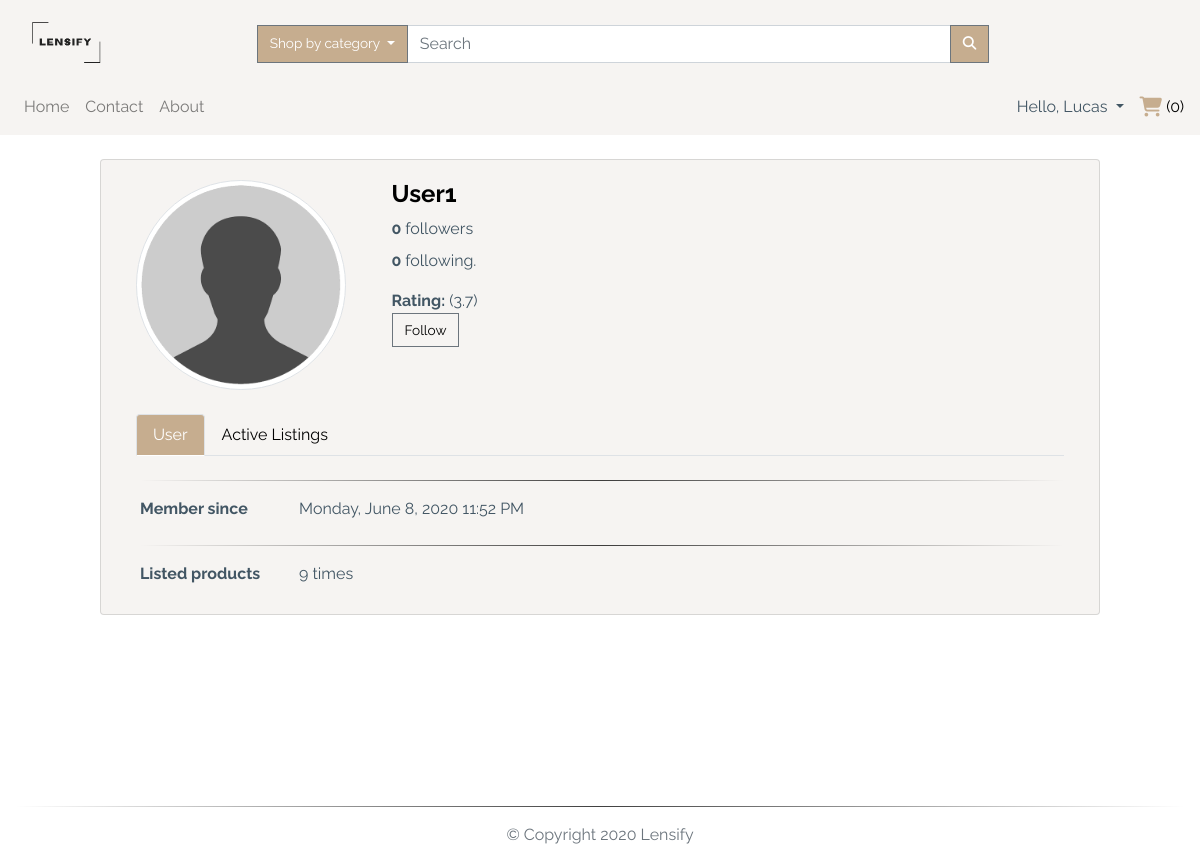
The app's page /profile/user1 (signed in), older data.
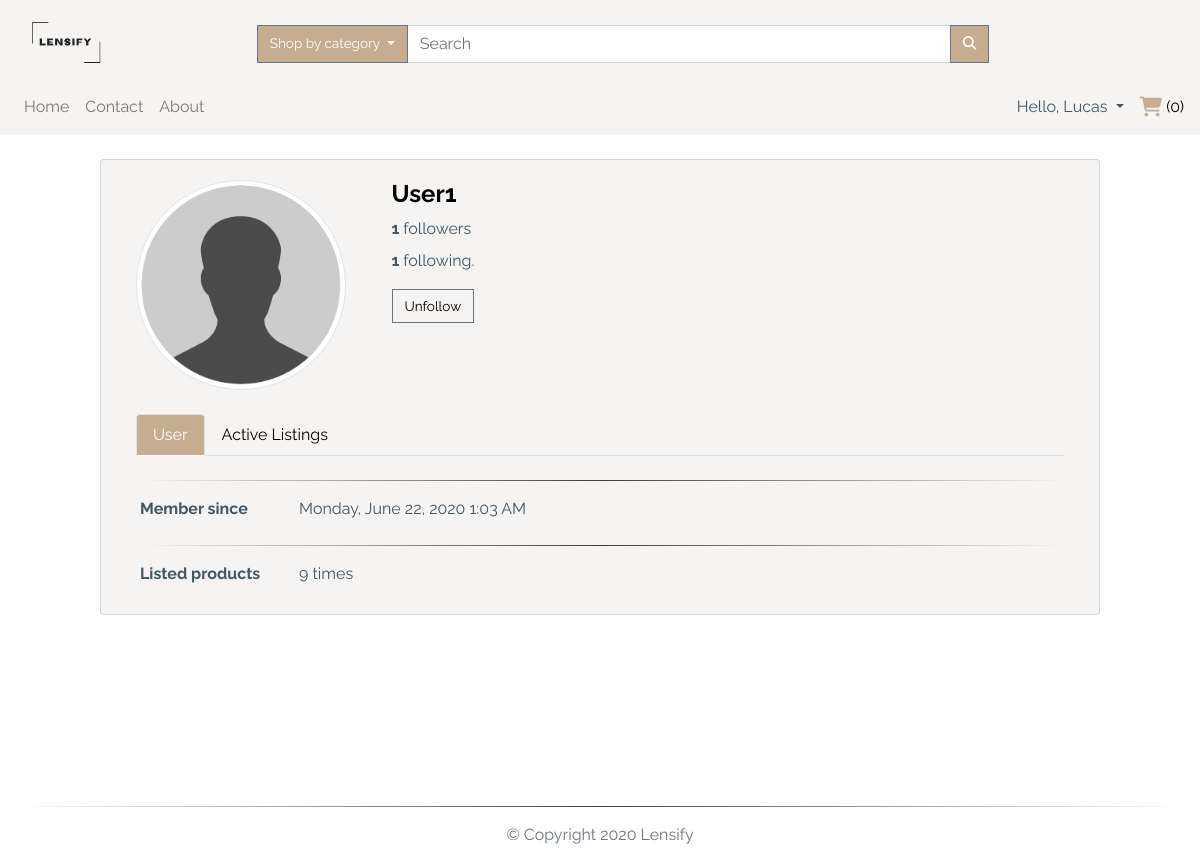
The same page, newer data.
### app/models.py (models this page shows, shortened)
class TimestampMixin(object):
    created_at = db.Column(db.DateTime, nullable=False,
                           default=datetime.utcnow)
    updated_at = db.Column(db.DateTime, onupdate=datetime.utcnow)

class User(db.Model, TimestampMixin, UserMixin):
    __tablename__ = "users"
    id = db.Column(db.Integer, primary_key=True)
    first_name = db.Column(db.String(50), nullable=False)
    last_name = db.Column(db.String(50), nullable=False)
    username = db.Column(db.String(50), unique=True, nullable=False)
    email = db.Column(db.String(115), unique=True, nullable=False)
    image_file = db.Column(db.String(80), nullable=False,
                           default="default.jpg")
    password_hash = db.Column(db.String(60), nullable=False)
    items_for_sale = db.relationship(
        "ItemForSale", backref="seller", lazy="dynamic")
    orders = db.relationship("Order", backref="buyer", lazy=True)
    address = db.relationship(
        "Address", secondary="user_addresses", backref="user", lazy="dynamic"
    )
    followed = db.relationship(
        'User', secondary=followers,
        primaryjoin=(followers.c.follower_id == id),
        secondaryjoin=(followers.c.followed_id == id),
        backref=db.backref('followers', lazy='dynamic'), lazy='dynamic')
    reviewed = db.relationship(
        'Review', backref='user_reviewed', primaryjoin=(Review.user_reviewed_id == id), lazy="dynamic"
    )
    reviewer = db.relationship(
        'Review', backref='user_reviewer', primaryjoin=(Review.user_reviewer_id == id), lazy="dynamic"
    )
    def is_following(self, user):
        return self.followed.filter(
            followers.c.followed_id == user.id).count() > 0
    def followed_items(self):
        return ItemForSale.query.join(
            followers, (followers.c.followed_id == ItemForSale.seller_id)).filter(
                followers.c.follower_id == self.id).order_by(
                    ItemForSale.id.desc())

### app/routes.py (the view)
@app.route("/profile/<username>", methods=["GET"])
@login_required
def user(username):
    page = request.args.get('page', 1, type=int)
    user = User.query.filter_by(username=username).first_or_404()
    rate = db.session.query(func.avg(Review.rating).label(
        'average')).filter(Review.user_reviewed_id == user.id)
    if rate[0].average:
        avg = round(rate[0].average, 2)
    else:
        avg = 0
    items_following = current_user.followed_items().paginate(
        page, app.config['LISTINGS_PER_PAGE'], False)
    next_url_following = url_for('user', username=username, page=items_following.next_num) \
        if items_following.has_next else None
    prev_url_following = url_for('user', username=username, page=items_following.prev_num) \
        if items_following.has_prev else None
    user_items_count = ItemForSale.query.filter_by(seller=user).count()
    user_items_sold = ItemForSale.query.filter_by(
        sold=True, seller=current_user).order_by(ItemForSale.id.desc()).paginate(
        page, app.config['LISTINGS_PER_PAGE'], False)
    next_url_sold = url_for('user', username=username, page=user_items_sold.next_num) \
        if items_following.has_next else None
    prev_url_sold = url_for('user', username=username, page=user_items_sold.prev_num) \
        if items_following.has_prev else None
    user_items_active = ItemForSale.query.filter_by(
        seller=user, sold=False).order_by(ItemForSale.id.desc()).paginate(
        page, app.config['LISTINGS_PER_PAGE'], False)
    next_url_active = url_for('user', username=username, page=user_items_active.next_num) \
        if items_following.has_next else None
    prev_url_active = url_for('user', username=username, page=user_items_active.prev_num) \
        if items_following.has_prev else None
    return render_template("user.html", title="Account", user=user, user_items_active=user_items_active.items,
                           user_items_count=user_items_count, user_items_sold=user_items_sold.items,
                           items_following=items_following.items, page_num=items_following.iter_pages(),
                           page_num1=user_items_sold.iter_pages(), page_num2=user_items_active.iter_pages(),
                           page=page, next_url_active=next_url_active, prev_url_active=prev_url_active,
                           next_url_following=next_url_following, prev_url_following=prev_url_following,
                           next_url_sold=next_url_sold, prev_url_sold=prev_url_sold, average=avg)

### app/models.py (called while the page is built)
@login_manager.user_loader
def load_user(user_id):
    return User.query.get(int(user_id))

    def process_result_value(self, value, dialect):
        return json.loads(value)

### app/routes.py (called while the page is built)
@app.before_request
def before_request():
    if current_user.is_authenticated:
        current_user.updated_at = datetime.utcnow()
        db.session.commit()

@app.context_processor
def inject_categories():
    categories = Category.query.join(
        ItemForSale, (Category.id == ItemForSale.category_id)).all()
    return dict(categories=categories)

### app/templates/user.html (shortened to what this page needs)
{% extends "layout.html" %}
{%block app_content%}
<div id="profile-page">
  <div class="row mt-4 mb-4">
    <div class="card custom-bg col-12 col-md-10 mx-auto">
      <div class="card-body">
        <div class="card-title mb-4">
          <div class="row justify-content-start">
            <div class="image-container col-5 col-md-3">
              <div class="image">
                <img src="{{url_for('static', filename='img/profile/' + user.image_file)}}" id="imgProfile"
                  class="img-thumbnail rounded-circle" />
              </div>
            </div>
            <div class="userData col-5 ml-3">
              <h2 class="d-block">
                <a href="#">{{ user.username.capitalize() }}</a>
              </h2>
              <p class="mb-2">
                <span class="font-weight-bold">
                  {{ user.followers.count() }}
                </span>
                followers
              </p>
              <p>
                <span class="font-weight-bold">
                  {{ user.followed.count() }}
                </span>
                following.
              </p>
              <div>
              {% if average %}
                <strong class="mb-4" data-score="{{ average }}">Rating:</strong> ({{ average }})
              {% endif %}
              </div>
              {% if not current_user.is_following(user) %}
              <p>
                <a class="btn btn-outline-secondary no-radius"
                  href="{{ url_for('follow', username=user.username) }}">Follow</a>
              </p>
              {% else %}
              <p>
                <a class="btn btn-outline-secondary no-radius"
                  href="{{ url_for('unfollow', username=user.username) }}">Unfollow</a>
              </p>
              {% endif %}
            </div>
          </div>
        </div>
        <div class="row">
          <div class="col-12">
            <ul class="nav nav-tabs mb-4" id="myTab" role="tablist">
              <li class="nav-item active">
                <a class="nav-link active" id="basic-info-tab" data-toggle="tab" href="#basic-info" role="tab"
                  aria-controls="basic-info" aria-selected="true">User</a>
              </li>
              <li class="nav-item">
                <a class="nav-link" id="live-items-tab" data-toggle="tab" href="#live-items" role="tab"
                  aria-controls="live-items" aria-selected="false">Active Listings</a>
              </li>
            </ul>
            <div class="tab-content ml-1" id="tabContent">
              <div class="tab-pane fade show active" id="basic-info" role="tabpanel" aria-labelledby="basic-info-tab">
                <hr>
                <div class="row">
                  <div class="col-sm-3 col-md-2 col-5">
                    <label ">Member since</label>
                    </div>
                    <div class=" col-md-8 col-6">
                      {{ moment(user.created_at).format('LLLL') }}
                  </div>
                </div>
                <hr>
                <div class="row">
                  <div class="col-sm-3 col-md-2 col-5">
                    <label ">Listed products</label>
                    </div>
                    <div class=" col-md-8 col-6">
                      {{ user_items_count }} times
                  </div>
                </div>
              </div>
            </div>
          </div>
        </div>
      </div>
    </div>
  </div>
</div>
{% endblock app_content %}

Row changes from the older to the newer data that the page shows:
changed User "User1": created_at "Monday, June 8, 2020 11:52 PM" → "Monday, June 22, 2020 1:03 AM"
Text that changed along with them:
{{ user.followers.count() }}: "0" → "1"
{{ user.followed.count() }}: "0" → "1"
{{ average }}: "3.7" → (not shown)
text no longer shown: "Rating: ( ) Follow"
text now shown: "Unfollow"
